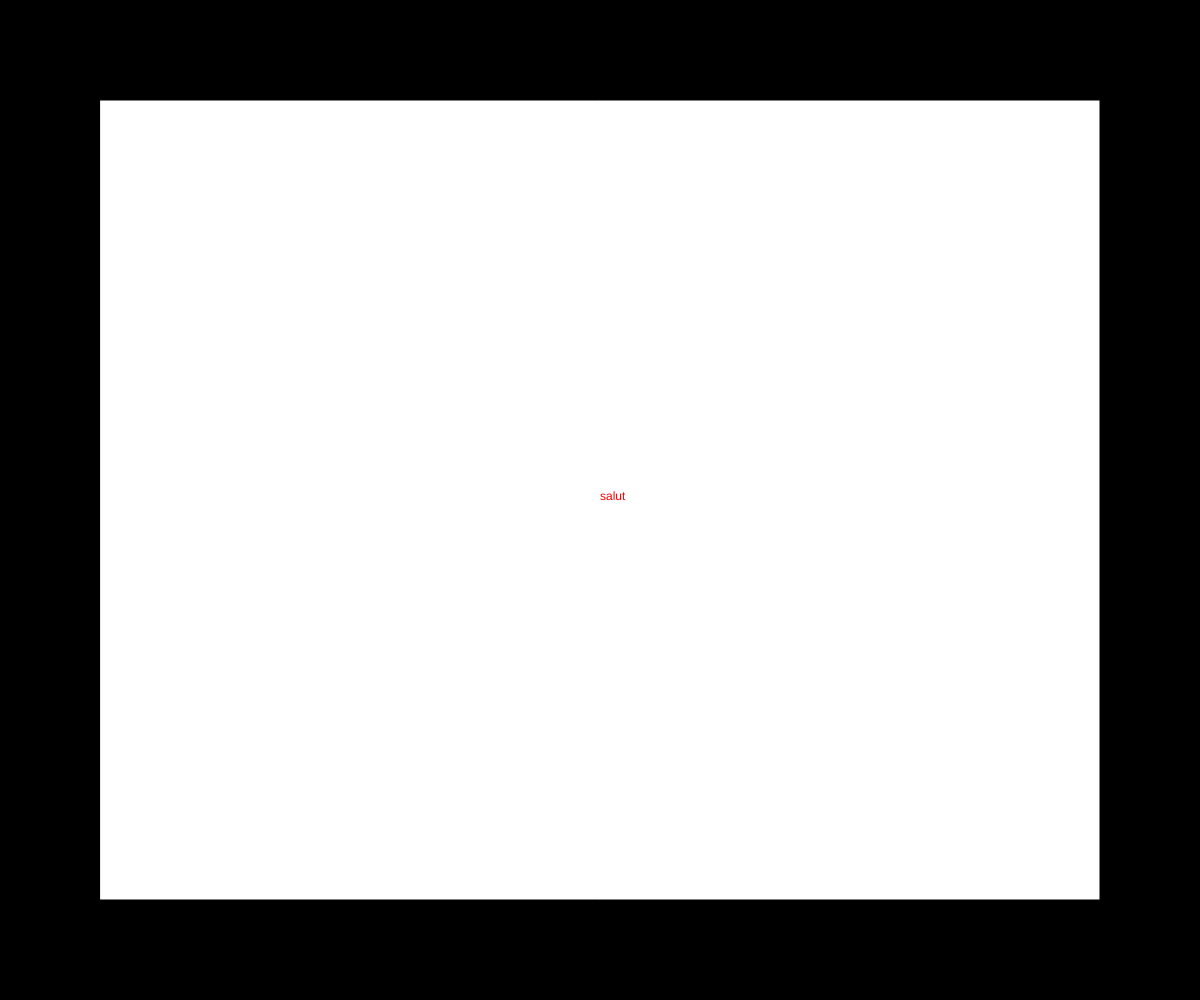
Frame 1 (no input)
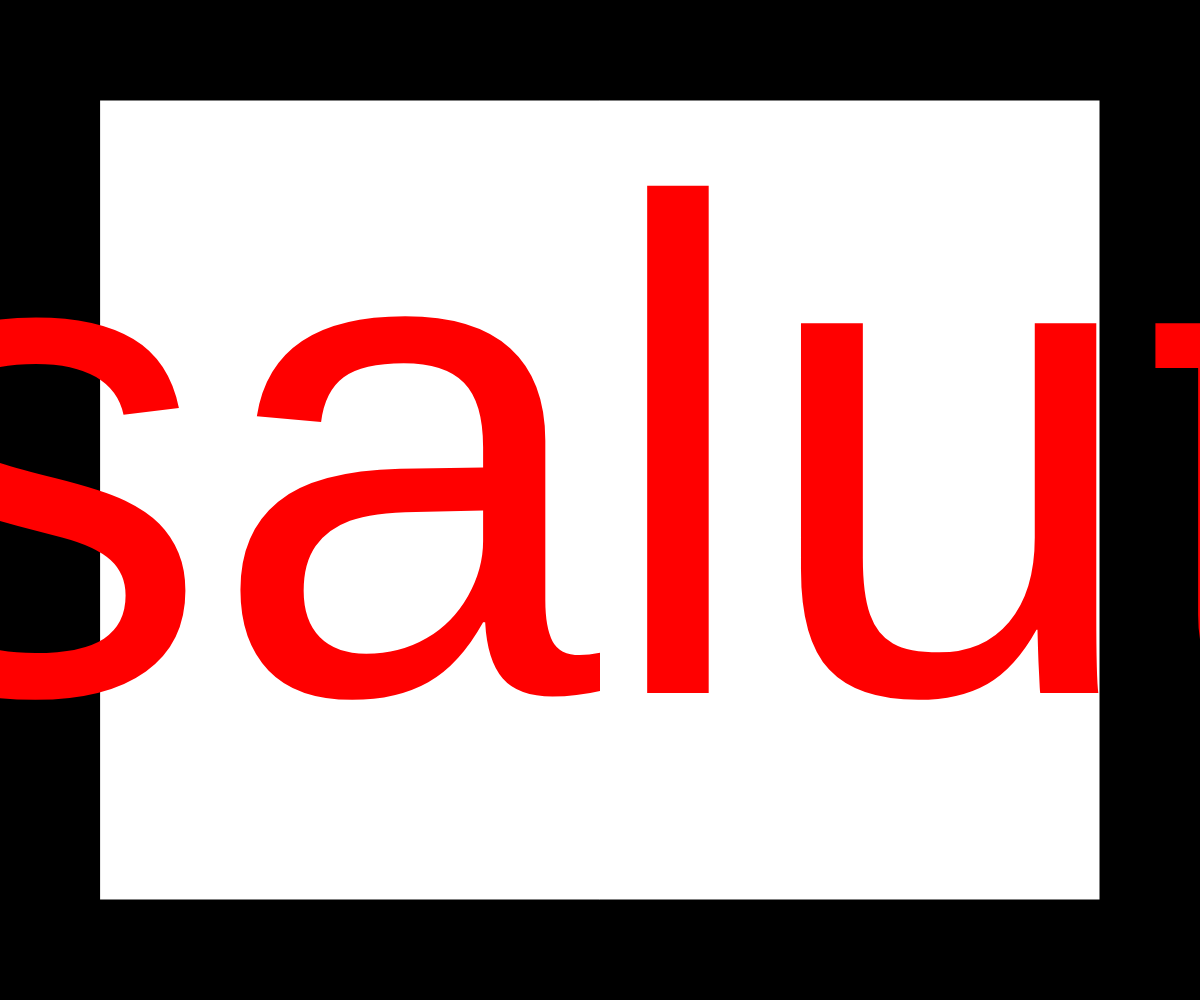
Frame 60 (no input)
Frame 120 (the mouse pressed at the canvas centre since frame 60): identical to frame 60, image omitted

The p5.js sketch that drew these frames (run headless with seeded random() and noise() and a simulated clock; from frame 60 on, the mouse is pressed at the canvas centre):

// p5.js sketch
// ── sketch.js
function setup() {
  createCanvas(windowWidth,windowHeight);
  background(0);

 }

function draw() {
background(0)

fill (255);
rect (100,100, width - 2 * 100, height - 2 * 100);

fill(255,0,0);
text("salut",width/2, height/2);
textSize(700);

textAlign(CENTER,CENTER)
}

function windowResized (){
  resizeCanvas(windowidth, windowheight);


}
